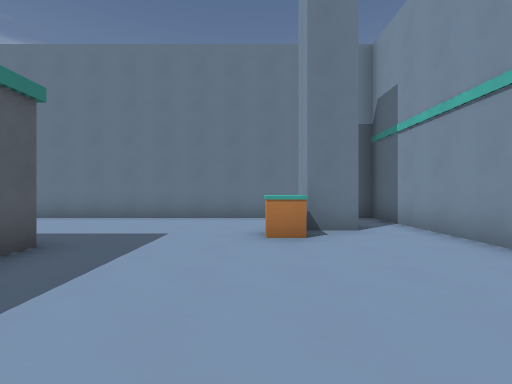
[1] (above)

24 first-person views from a walk through a Godot game level. The camera is 1.5 m above the floor, looks level and sees 90° across. The floor is counted in squares, 2 m on a side. Each view is taken from the middle of a square. On the plan, view 1 faces up. The plan holds only what a view shows up to about 9 squares ahead; the rest is blank. The place goes on beyond the plan.

[2]
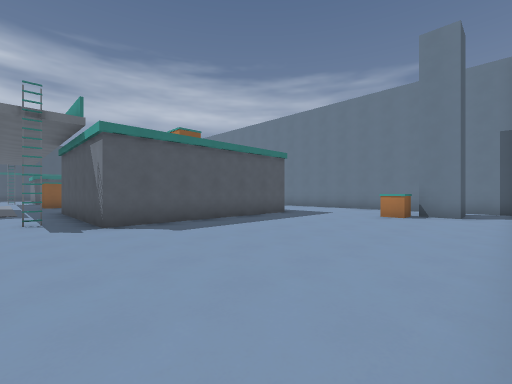

[3]
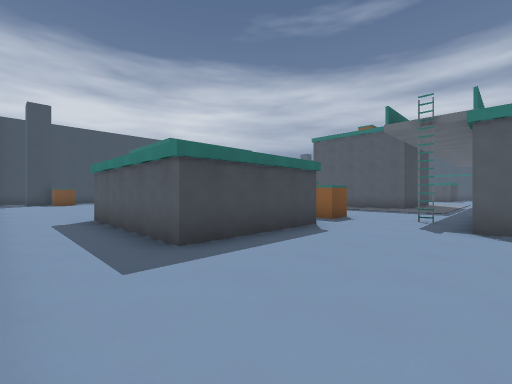

[4]
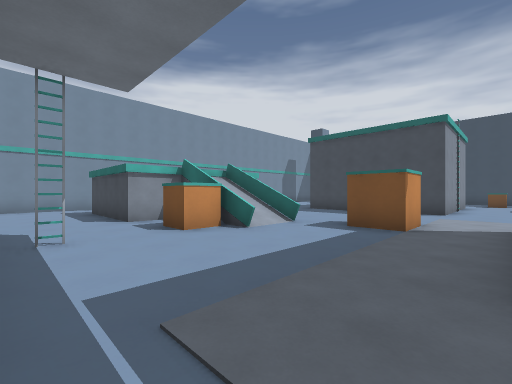

[5]
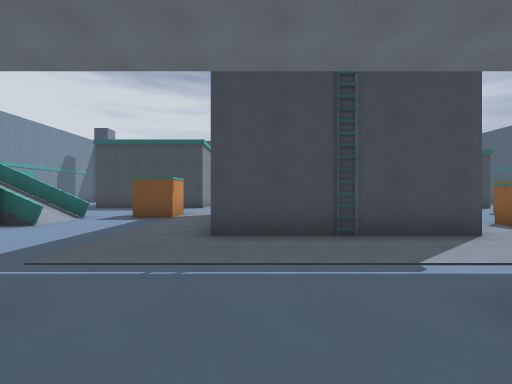

[6]
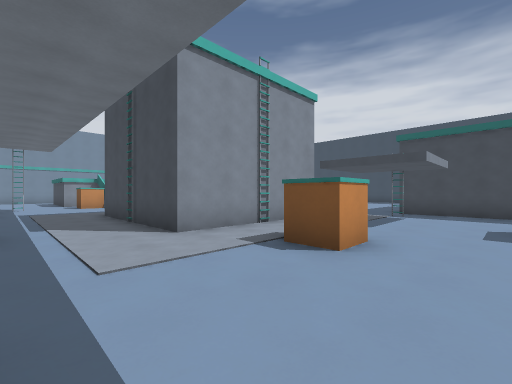

[7]
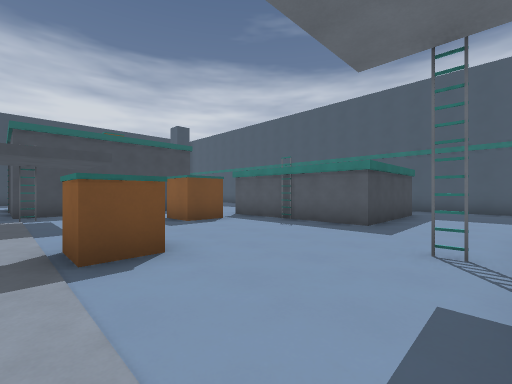

[8]
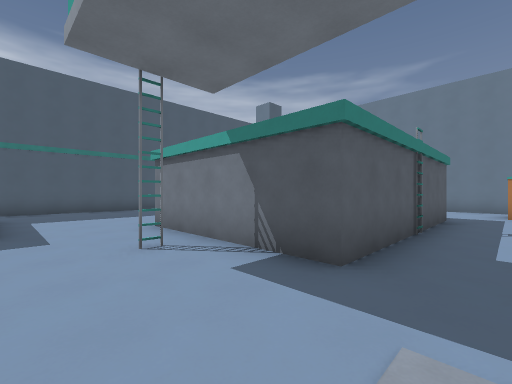

[9]
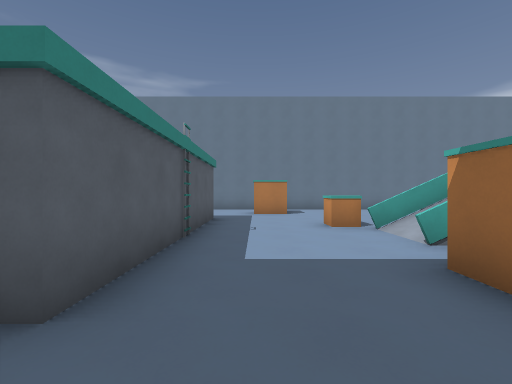

[10]
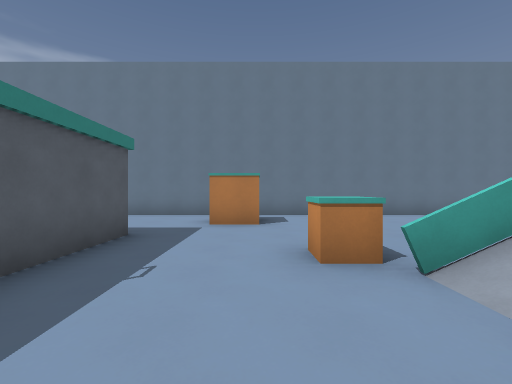

[11]
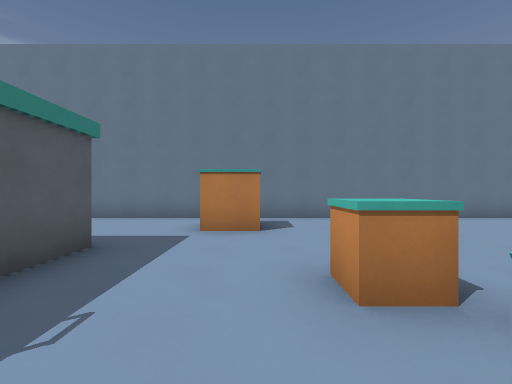

[12]
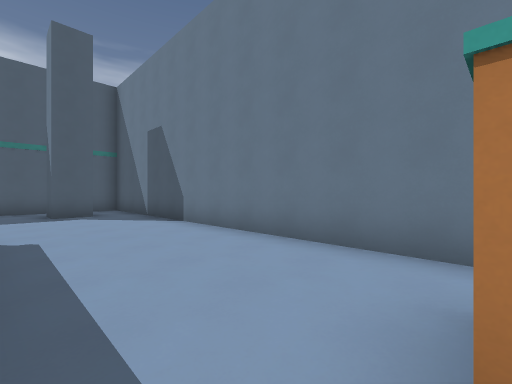

[13]
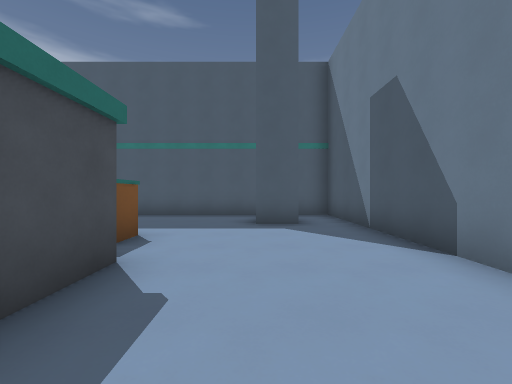

[14]
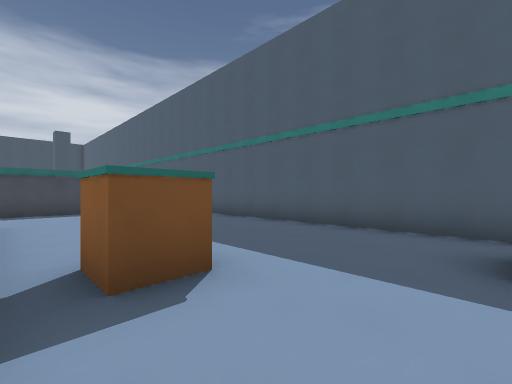

[15]
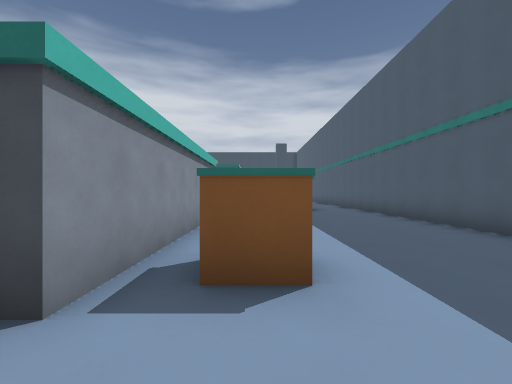

[16]
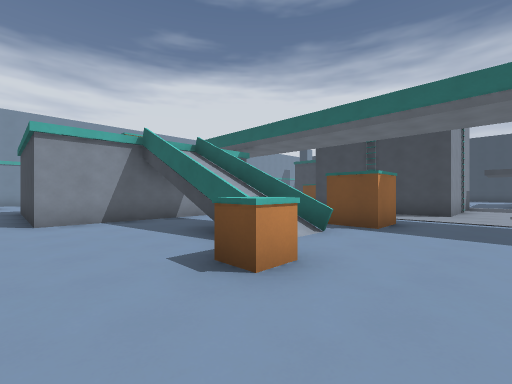

[17]
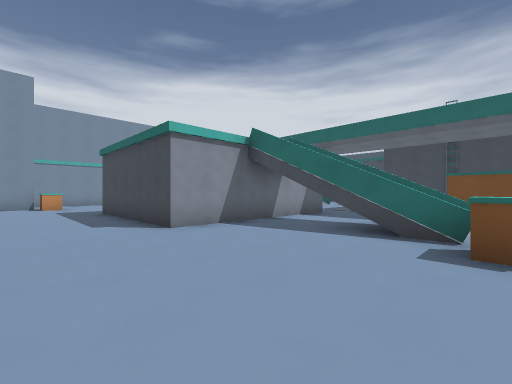

[18]
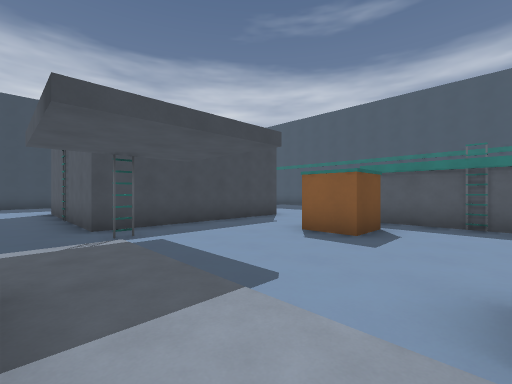

[19]
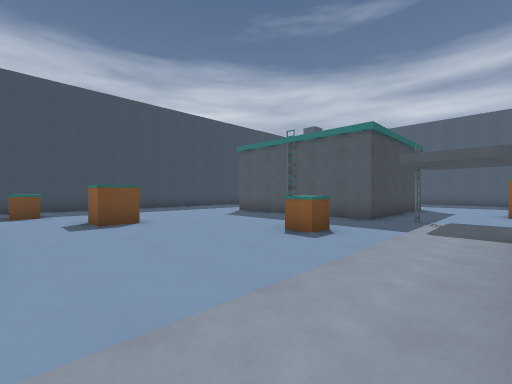

[20]
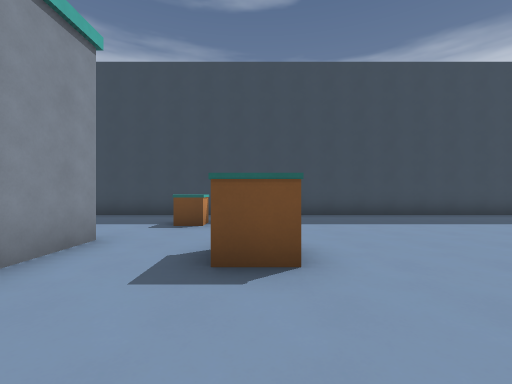

[21]
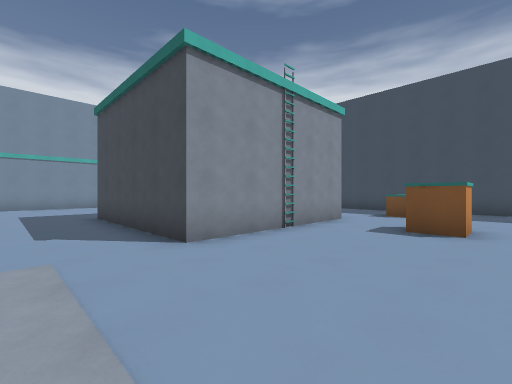

[22]
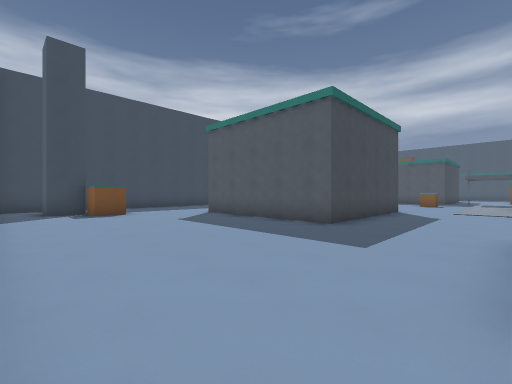

[23]
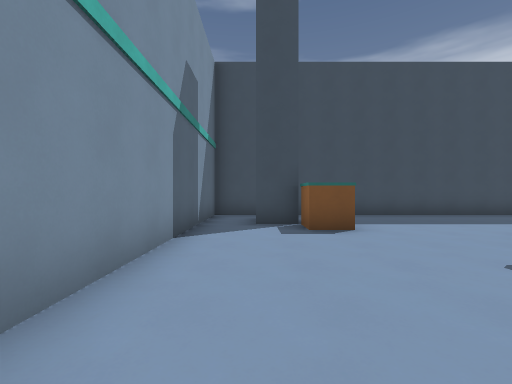

[24]
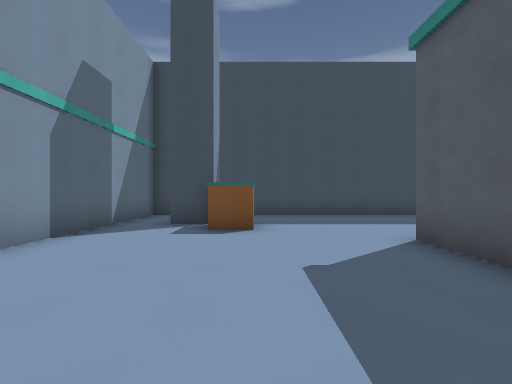

### Floor plan
Key: @ floor where view 1 was taken; # wall or solid block; . main floor; : floor 2.5 m higher than the main floor; / step, stairs or slope; = window, fence, low wall or low ledge; ^ raised ledge; L ladder; C crate; B block; O other object.
Columns run from 27 left of view 1 to 4 right of it. Each row starts with its distance up from view 1.
  8 ################################
  7 #..............................#
  6 #. #........  ..............##.#
  5 #.##........##..............##.#
  4 #..............................#
  3 #....C.#  #........######......#
  2 #......#  #...^....#    #......
  1 #......#  #L..=## .#    #......
  0 #......#  #L...=##.#    #..@...
 -1 #......#  #........#    #......
 -2 #......####...##...######......
 -3 #.......L..............L.......#
 -4 #.......L..............L.......
 -5 #........................////..
 -6    ####....C..BBBB.....C./  /..
 -7       L.......B   ....##    :..
 -8       L.......B   ....####  :..
 -9       #.#.....B   ..#..     /..
-10        .#................////..
-11        ........................
-12        ....LL..................
-13        #####...^....#####......
-14            #........#   #......
-15            #O......L#   #......#
-16            #O......L#   #......#
-17            #.....C..#   #......#
-18            #........#   #......#
-19             .........   ...C#..#
-20            ........^.. .....##.#
-21           .................. #.#
-22          .........  ........ ..#
-23          #######################

Positions as (right, up) in squares from view 1, and headings:
1: (0, 0), facing up
2: (3, -4), facing up-left
3: (3, -2), facing down-left
4: (-9, -3), facing down-right
5: (-10, -1), facing down
6: (-18, -3), facing down-right
7: (-15, -3), facing down-left
8: (-15, -5), facing up-left
9: (-15, -4), facing up
10: (-14, -1), facing up
11: (-14, 0), facing up
12: (-15, 4), facing up-left
13: (-18, 5), facing left
14: (-21, 5), facing down-left
15: (-22, 5), facing down
16: (-15, 4), facing down-right
17: (-13, 6), facing down-right
18: (-14, -7), facing down-left
19: (-8, -10), facing down-left
20: (-10, -14), facing down
21: (-11, -11), facing down-right
22: (3, -10), facing down-left
23: (2, -14), facing down
24: (0, -14), facing down
